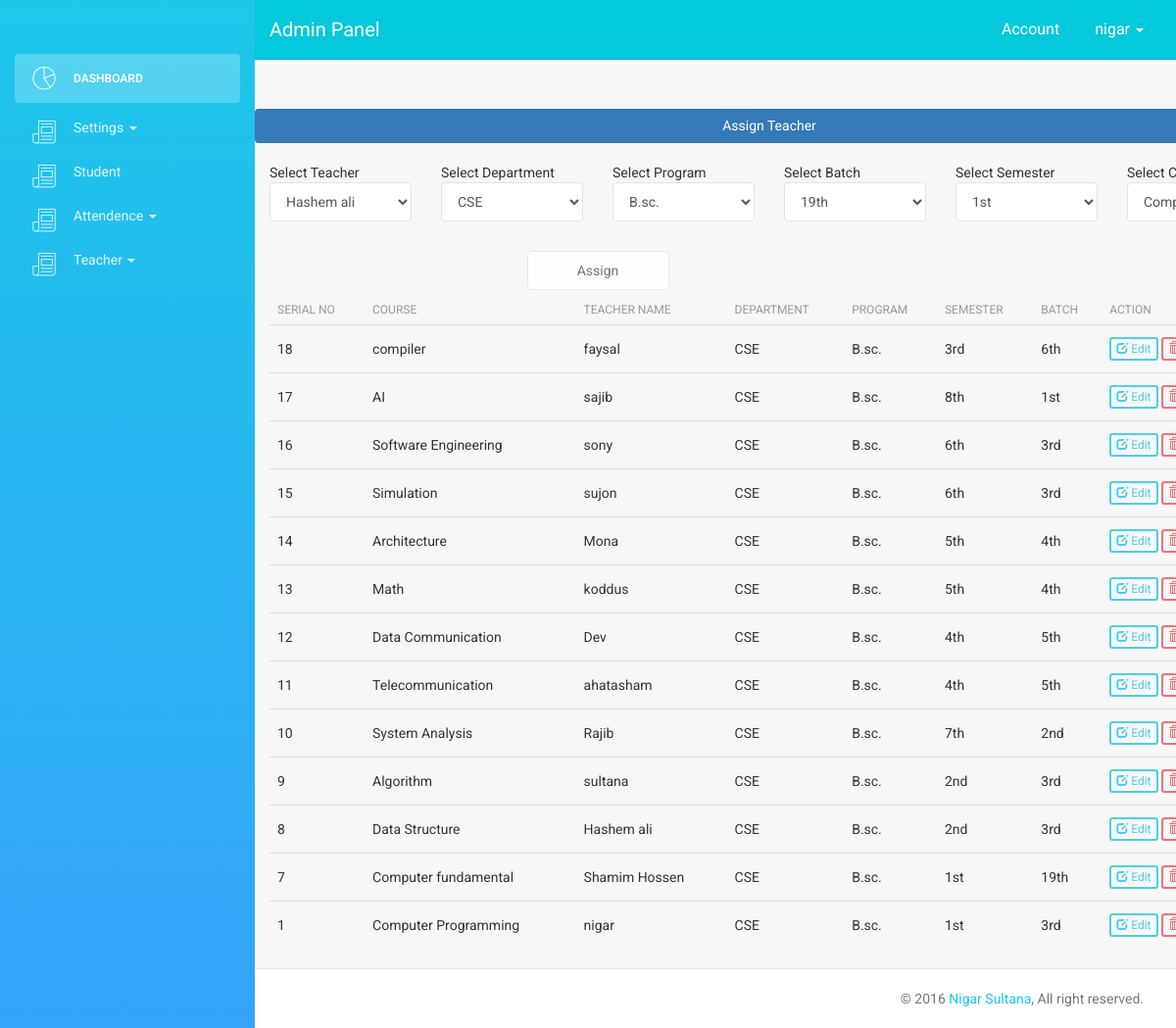
Page /admin/assignteacher.php (signed in) on the committed database.
### tables this page shows
CREATE TABLE `subject` (
  `id` int(11) NOT NULL,
  `subjectname` varchar(100) NOT NULL,
  `teacher` varchar(255) NOT NULL,
  `departmentname` varchar(20) NOT NULL,
  `programname` varchar(20) NOT NULL,
  `semestername` varchar(20) NOT NULL,
  `batch` varchar(100) NOT NULL,
  `taken_classes` int(15) NOT NULL
);

### admin/assignteacher.php (the view, shortened to what this page needs)
<?php include("../include/admin_header.php"); ?>
      <div class="container" style="margin-top:30px; width:1050px;">
<form action="" method="post">
       <div class="row">
              <h3 class="alert bg-primary text-center">Assign Teacher</h3>
              <div class="col-sm-2">Select Teacher</div>
              <div class="col-sm-2">Select Department</div>
              <div class="col-sm-2">Select Program</div>
              <div class="col-sm-2">Select Batch</div>
              <div class="col-sm-2">Select Semester</div>
              <div class="col-sm-2">Select Course</div>
       </div>
       <div class="row">
              <div class="col-sm-2">
                     <select class="form-control" name="teacher">
                            <?php $result_pro=mysqli_query($con,"select DISTINCT `name` from teacher");
    $row_pro=mysqli_fetch_array($result_pro);
    do
    {
        echo '<option value="'.$row_pro['name'].'">'.$row_pro['name'].'</option>';
    }while ($row_pro=mysqli_fetch_array($result_pro)); ?>
                     </select>
              </div>
              <div class="col-sm-2">
                     <select class="form-control" name="departmentid">
                            <?php  $result_th=mysqli_query($con,"select DISTINCT `departmentname` from department");
    $row_th=mysqli_fetch_array($result_th);
    do
    {
        echo '<option value="'.$row_th['departmentname'].'">'.$row_th['departmentname'].'</option>';
    }while ($row_th=mysqli_fetch_array($result_th)); ?>
                     </select>
              </div>
              <div class="col-sm-2">
                     <select class="form-control" name="programid">
                            <?php  $result_pro=mysqli_query($con,"select * from program");
    $row_pro=mysqli_fetch_array($result_pro);
    do
    {
        echo '<option value="'.$row_pro['programtitle'].'">'.$row_pro['programtitle'].'</option>';
    }while ($row_pro=mysqli_fetch_array($result_pro)); ?>
                     </select>
              </div>
              <div class="col-sm-2">
                     <select class="form-control" name="batchid">
                            <?php $result_bch=mysqli_query($con,"select DISTINCT `batchname` from student");
    $row_bch=mysqli_fetch_array($result_bch);
    do
    {
        echo '<option value="'.$row_bch['batchname'].'">'.$row_bch['batchname'].'</option>';
    }while ($row_bch=mysqli_fetch_array($result_bch)); ?>
                     </select>
              </div>
			  <div class="col-sm-2">
                     <select class="form-control" name="semester">
                            <?php $result_bch=mysqli_query($con,"select * from semester");
    $row_bch=mysqli_fetch_array($result_bch);
    do
    {
        echo '<option value="'.$row_bch['semestertitle'].'">'.$row_bch['semestertitle'].'</option>';
    }while ($row_bch=mysqli_fetch_array($result_bch)); ?>
                     </select>
              </div><div class="col-sm-2">
                     <select class="form-control" name="course">
                            <?php $result_bch=mysqli_query($con,"select * from subject_configure");
    $row_bch=mysqli_fetch_array($result_bch);
    do
    {
        echo '<option value="'.$row_bch['course'].'">'.$row_bch['course'].'</option>';
    }while ($row_bch=mysqli_fetch_array($result_bch)); ?>
                     </select>
              </div>
       </div>
       <div class="row" style="margin-top:30px;">
              <div class="col-sm-3">
              </div>
              <div class="col-sm-2">
              <input class="btn btn-primary form-control" name="assign" value="Assign" type="submit">
              </div>
              </div>
              </form>
			  	 <div class="content ">
                                <table class="table table-hover ">
                                    <thead>
										<th>Serial No</th>
										<th>Course</th>
										<th>Teacher Name</th>
                                    	<th>Department</th>
                                    	<th>Program</th>
                                    	<th>Semester</th>
                                    	<th>Batch</th>
										<th>Action</th>
                                    </thead>
                                    <tbody>
									<?php
									if(isset($_POST['Search'])){
										$term=$_POST['result'];
										$searchquery=mysqli_query($con,"SELECT * FROM add_teachers WHERE (name = '$term') ");
										while($row=mysqli_fetch_array($searchquery)){
											$id=$row['id'];
											?>
											<tr>
										     <td><?php echo "$row[id]";?></td>
											 <td><?php echo "$row[name]";?></td>
										     <td><?php echo "$row[designation]";?></td>
                                        	<td><?php echo "$row[department]";?></td>
                                        	<td><?php echo "$row[semester]";?></td>
											<td><?php echo "$row[course]";?></td>
                                        	<td class="center">
            <a class="btn btn-info" href="<?php echo "assignteacher.php?edit=$id";?>">
                <i class="glyphicon glyphicon-edit icon-white"></i>
                Edit
            </a>
            <a class="btn btn-danger" href="<?php echo "assignteacher.php?delete=$id";?>">
                <i class="glyphicon glyphicon-trash icon-white"></i>
                Delete
            </a>
        </td>
                                        </tr>
										<?php
										}
										?>
											<?php
									}
									else {
									?>
									<?php
$sql=mysqli_query($con,"select * from subject order by id DESC ");
while($row=mysqli_fetch_array($sql)){
			$id=$row['id'];
											?>
                                        <tr>
										     <td><?php echo "$row[id]";?></td>
											 <td><?php echo "$row[subjectname]";?></td>
											 <td><?php echo "$row[teacher]";?></td>
										    <td><?php echo "$row[departmentname]";?></td>
											 <td><?php echo "$row[programname]";?></td>
                                        	<td><?php echo "$row[semestername]";?></td>
                                        	<td><?php echo "$row[batch]";?></td>
                                        	<td >
            <a class="btn btn-info btn-xs" href="<?php echo "assignteacher.php?edit=$id";?>">
                <i class="glyphicon glyphicon-edit "></i>
                Edit
            </a>
            <a class="btn btn-danger btn-xs" href="<?php echo "assignteacher.php?delete=$id";?>">
                <i class="glyphicon glyphicon-trash "></i>
            </a>
        </td>
                                        </tr>
										<?php
										}
									}
									?>
                                    </tbody>
                                </table>
                            </div>
	</div>
<?php include("../include/admin_footer.php"); ?>

### include/admin_header.php (shortened to what this page needs)
<?php
	$username=$_SESSION['username'];
?>
<!doctype html>
<html lang="en">
<head>
    <link href="assets/css/bootstrap.min.css" rel="stylesheet" />
    <link href="assets/css/animate.min.css" rel="stylesheet"/>
    <link href="assets/css/light-bootstrap-dashboard.css" rel="stylesheet"/>
    <link href="assets/css/demo.css" rel="stylesheet" />
    <link href="http://maxcdn.bootstrapcdn.com/font-awesome/4.2.0/css/font-awesome.min.css" rel="stylesheet">
    <link href="assets/css/pe-icon-7-stroke.css" rel="stylesheet" />
</head>
<body>
<div class="wrapper">
    <div class="sidebar"  data-color="azure" ">
    	<div class="sidebar-wrapper noprint">
            <ul class="nav" style="margin-top:50px;">
                <li class="active">
                    <a href="dashboard.php">
                        <i class="pe-7s-graph"></i>
                        <p>Dashboard</p>
                    </a>
                </li>
				<?php if($username=="Vice-Chancellor" ||  $username=="Register"){
					?>
               <li class="dropdown">
                              <a href="#" class="dropdown-toggle" data-toggle="dropdown">
							  <i class="pe-7s-news-paper"></i>
                                    Settings
                                    <b class="caret"></b>
                              </a>
                              <ul class="dropdown-menu" style="background-color: blue; margin-left:15px;">
                                <li><a href="department.php">Department</a></li>
                                <li><a href="subjectt.php">Course</a></li>
                                <li><a href="program.php">Programm</a></li>
                                <li><a href="semester.php">Semester</a></li>
                                <li><a href="semester_category.php">Season</a></li>
                              </ul>
                        </li>
				<?php
				}else{ ?>
				     <li class="dropdown">
                              <a href="#" class="dropdown-toggle" data-toggle="dropdown">
							  <i class="pe-7s-news-paper"></i>
                                    Settings
                                    <b class="caret"></b>
                              </a>
                        </li>
				<?php
				}
				?>
				<?php if($username=="Vice-Chancellor" ||  $username=="Register"){
					?>
				<li class="dropdown">
                              <a href="#" class="dropdown-toggle" data-toggle="dropdown">
							  <i class="pe-7s-news-paper"></i>
                                    DEPARTMENT SETUP
                                    <b class="caret"></b>
                              </a>
                              <ul class="dropdown-menu" style="background-color: blue; margin-left:15px;">
                                <li><a href="#">ADD NEW</a></li>
                                <li><a href="#">SHOW ALL / EDIT</a></li>
                              </ul>
                        </li>
				<?php
				}else{ ?>
				<li><a href="student.php"><i class="pe-7s-news-paper"></i>
                                    Student </a></li>
				<?php
				}
				?>
                <li class="dropdown">
                              <a href="#" class="dropdown-toggle" data-toggle="dropdown">
							  <i class="pe-7s-news-paper"></i>
                                    Attendence
                                    <b class="caret"></b>
                              </a>
                        </li>
               <li class="dropdown">
                              <a href="#" class="dropdown-toggle" data-toggle="dropdown">
							  <i class="pe-7s-news-paper"></i>
                                    Teacher
                                    <b class="caret"></b>
                              </a>
                        </li>
            </ul>
    	</div>
    </div>
    <div class="main-panel">
        <nav class="navbar navbar-default navbar-fixed" style="background-color: #04c8dc ; color:white;">
            <div class="container-fluid">
                <div class="navbar-header">
                    <a class="navbar-brand" href="#" style="color:white;">Admin Panel</a>
                </div>
                <div class="collapse navbar-collapse">
                    <ul class="nav navbar-nav navbar-right">
                        <li>
                           <a href="" style="color:white;">
                               Account
                            </a>
                        </li>
                        <li class="dropdown">
                              <a href="#" class="dropdown-toggle" data-toggle="dropdown" style="color:white;">
                                   <?php echo "$username";?>
                                    <b class="caret"></b>
                              </a>
                        </li>
                    </ul>
                </div>
            </div>
        </nav>

### include/admin_footer.php (shortened to what this page needs)
 <footer class="footer noprint">
            <div class="container-fluid">
                <nav class="pull-left">
                    <ul>
                        <li>
                        </li>
                        <li>
                        </li>
                        <li>
                        </li>
                        <li>
                        </li>
                    </ul>
                </nav>
                <p class="copyright pull-right text-center">
                    &copy; 2016 <a href="">Nigar Sultana</a>, All right reserved.
                </p>
            </div>
        </footer>
    </div>
</div>
</body>
</html>

### rows in the picture
subject: id "18", subjectname "compiler", teacher "faysal", departmentname "CSE", programname "B.sc.", semestername "3rd", batch "6th"
subject: id "17", subjectname "AI", teacher "sajib", departmentname "CSE", programname "B.sc.", semestername "8th", batch "1st"
subject: id "16", subjectname "Software Engineering", teacher "sony", departmentname "CSE", programname "B.sc.", semestername "6th", batch "3rd"
subject: id "15", subjectname "Simulation", teacher "sujon", departmentname "CSE", programname "B.sc.", semestername "6th", batch "3rd"
subject: id "14", subjectname "Architecture", teacher "Mona", departmentname "CSE", programname "B.sc.", semestername "5th", batch "4th"
subject: id "13", subjectname "Math", teacher "koddus", departmentname "CSE", programname "B.sc.", semestername "5th", batch "4th"
subject: id "12", subjectname "Data Communication", teacher "Dev", departmentname "CSE", programname "B.sc.", semestername "4th", batch "5th"
subject: id "11", subjectname "Telecommunication", teacher "ahatasham", departmentname "CSE", programname "B.sc.", semestername "4th", batch "5th"
subject: id "10", subjectname "System Analysis", teacher "Rajib", departmentname "CSE", programname "B.sc.", semestername "7th", batch "2nd"
subject: id "9", subjectname "Algorithm", teacher "sultana", departmentname "CSE", programname "B.sc.", semestername "2nd", batch "3rd"
subject: id "8", subjectname "Data Structure", teacher "Hashem ali", departmentname "CSE", programname "B.sc.", semestername "2nd", batch "3rd"
subject: id "7", subjectname "Computer fundamental", teacher "Shamim Hossen", departmentname "CSE", programname "B.sc.", semestername "1st", batch "19th"
subject: id "1", subjectname "Computer Programming", teacher "nigar", departmentname "CSE", programname "B.sc.", semestername "1st", batch "3rd"

### other values in the picture
$username "nigar"
form field teacher "Hashem ali"
form field departmentid "CSE"
form field programid "B.sc."
form field batchid "19th"
form field semester "1st"
form field course "Computer programming"
